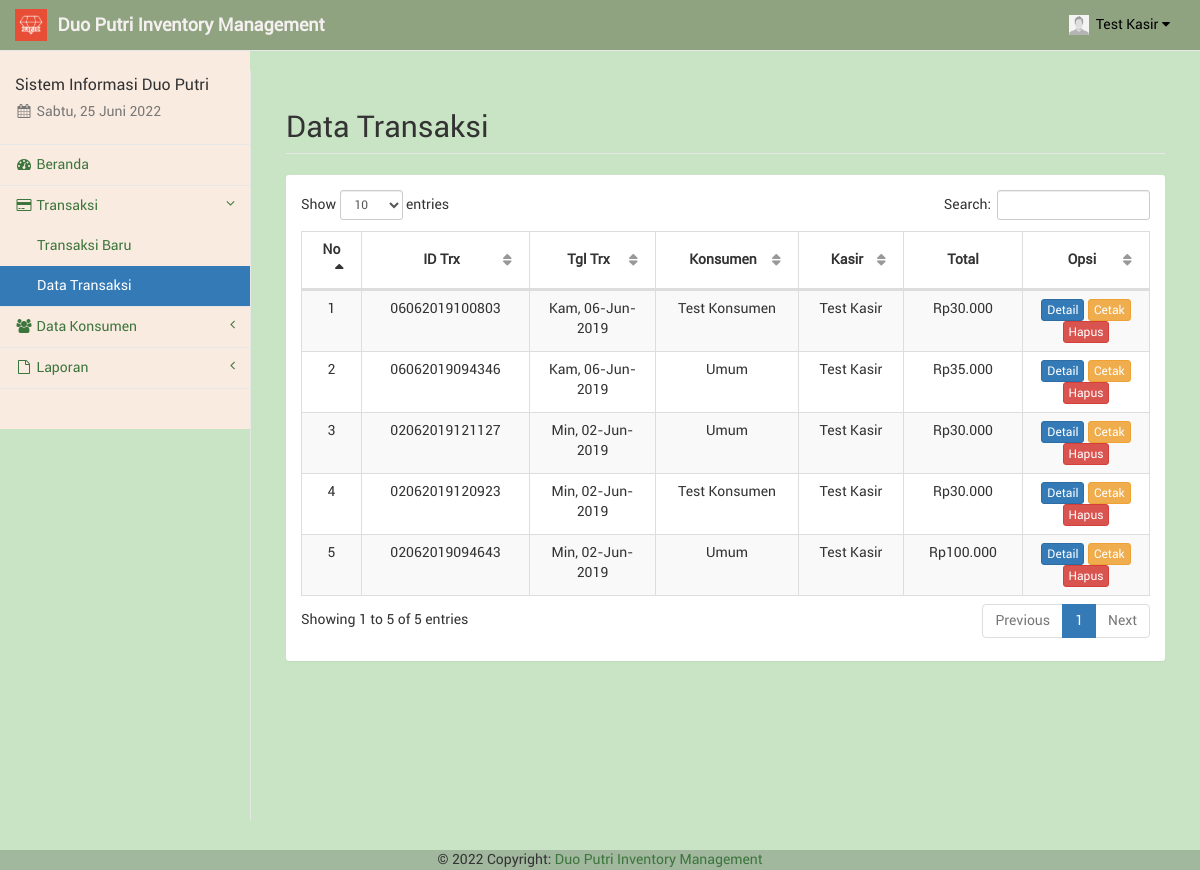
Page /kasir/trx.php (signed in) on the earlier database version.
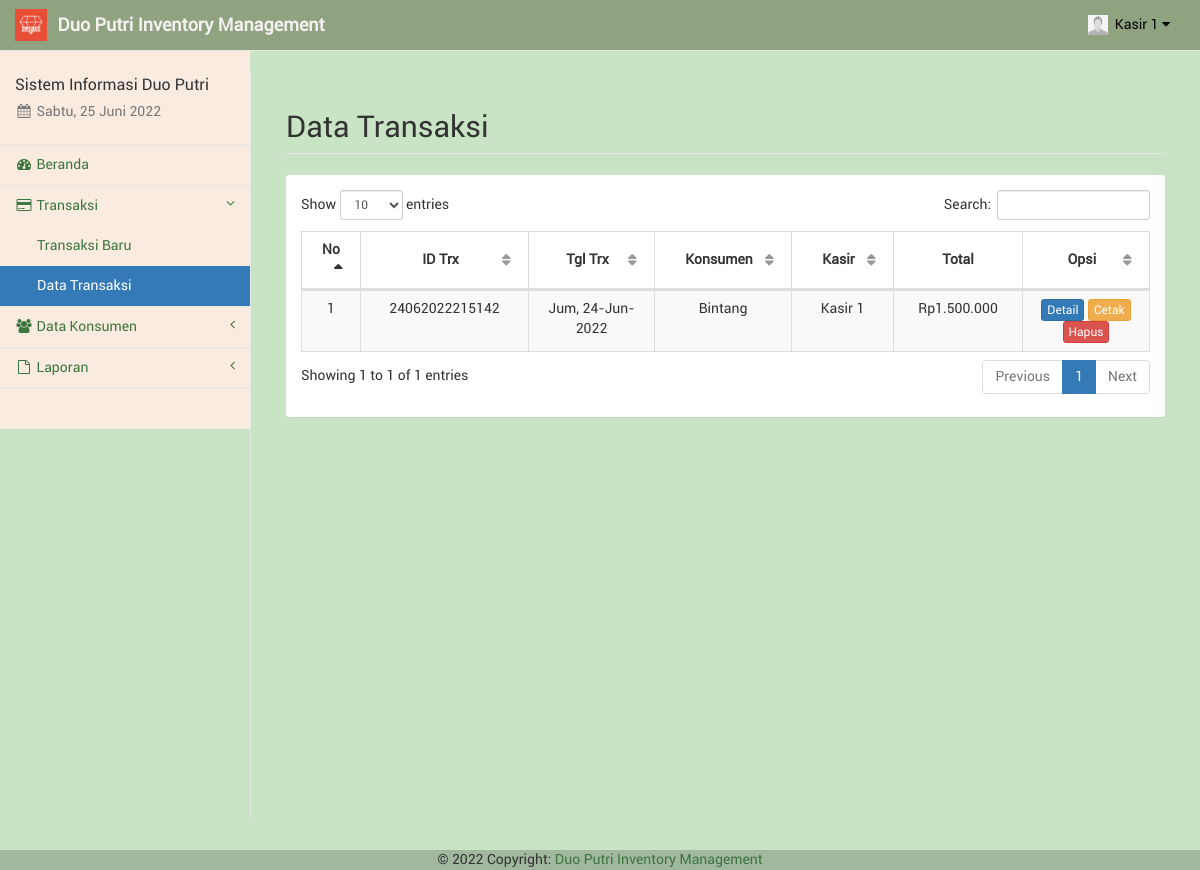
Same page on the later database version.
### tables this page shows
CREATE TABLE `kasir` (
  `id_kasir` int(11) NOT NULL,
  `nama_kasir` varchar(50) NOT NULL,
  `telp_kasir` varchar(20) NOT NULL,
  `user_kasir` varchar(50) NOT NULL,
  `pass_kasir` varchar(100) NOT NULL,
  `foto_kasir` text NOT NULL,
  `id_adm` int(11) NOT NULL
);

CREATE TABLE `trx` (
  `id_trx` varchar(20) NOT NULL,
  `id_kon` int(11) NOT NULL,
  `tgl_trx` date NOT NULL,
  `total` varchar(20) NOT NULL,
  `id_kasir` int(11) NOT NULL
);

CREATE TABLE `konsumen` (
  `id_kon` int(11) NOT NULL,
  `nama_kon` varchar(50) NOT NULL,
  `telp_kon` varchar(20) NOT NULL,
  `alamat_kon` text NOT NULL
);

### kasir/sess_check.php (called while the page is built, shortened)
<?php
	$chk_sess = $_SESSION['kasir'];
	include("dist/config/koneksi.php");
	$sql_sess = "SELECT * FROM kasir WHERE id_kasir='". $chk_sess ."'";
	$ress_sess = mysqli_query($conn, $sql_sess);
	$row_sess = mysqli_fetch_array($ress_sess);
	$sess_kasirname = $row_sess['nama_kasir'];
	$sess_kasirfoto = $row_sess['foto_kasir'];
?>

### kasir/dist/function/format_tanggal.php (called while the page is built, shortened)
<?php
	function format_tanggal($tgl) {
		$blns = array("", "Jan", "Feb", "Mar", "Apr", "Mei", "Jun", "Jul", "Ags", "Sep", "Okt", "Nov", "Des");
		$hrs = array("Min", "Sen", "Sel", "Rab", "Kam", "Jum", "Sab");
		$tgls = getdate(strtotime($tgl));
		$hr = (strlen($tgls['mday']) == 1 ? "0". $tgls['mday'] : $tgls['mday']);
		$tanggal = $hrs[$tgls['wday']] .", ". $hr ."-". $blns[$tgls['mon']] ."-". $tgls['year'];
		return $tanggal;
	}
?>

### kasir/dist/function/format_rupiah.php (called while the page is built, shortened)
<?php
	function format_rupiah($rp) {
		$jumlah = number_format($rp, 0, ",", ".");
		$rupiah = "Rp". $jumlah;
		return $rupiah;
	}
?>

### kasir/trx.php (the view, shortened to what the changed rows need)
<?php
include("sess_check.php");
include("layout_top.php");
include("dist/function/format_tanggal.php");
include("dist/function/format_rupiah.php");
?>
<div id="page-wrapper" style="background-color: #C9E4C5;">
	<div class="container-fluid">
		<div class="row">
			<div class="col-lg-12">
				<h1 class="page-header">Data Transaksi</h1>
			</div>
		</div>
		<div class="row">
			<div class="col-lg-12">
				<div class="panel panel-default">
					<div class="panel-body">
						<table class="table table-striped table-bordered table-hover" id="tabel-data">
							<thead>
								<tr>
									<th width="1%">No</th>
									<th width="10%">ID Trx</th>
									<th width="10%">Tgl Trx</th>
									<th width="8%">Konsumen</th>
									<th width="8%">Kasir</th>
									<th width="8%">Total</th>
									<th width="10%">Opsi</th>
								</tr>
							</thead>
							<tbody>
								<?php
								$i = 1;
								$sql = "SELECT trx.*, konsumen.*, kasir.* FROM trx, konsumen, kasir WHERE
													trx.id_kon=konsumen.id_kon AND trx.id_kasir=kasir.id_kasir ORDER BY trx.id_trx DESC";
								$ress = mysqli_query($conn, $sql);
								while ($data = mysqli_fetch_array($ress)) {
									echo '<tr>';
									echo '<td class="text-center">' . $i . '</td>';
									echo '<td class="text-center">' . $data['id_trx'] . '</td>';
									echo '<td class="text-center">' . format_tanggal($data['tgl_trx']) . '</td>';
									echo '<td class="text-center">' . $data['nama_kon'] . '</td>';
									echo '<td class="text-center">' . $data['nama_kasir'] . '</td>';
									echo '<td class="text-center">' . format_rupiah($data['total']) . '</td>';
									echo '<td class="text-center">
													  <a href="#myModal" data-toggle="modal" data-load-code="' . $data['id_trx'] . '" data-remote-target="#myModal .modal-body" class="btn btn-primary btn-xs">Detail</a>
												'; ?>
									<a href="trx_cetak.php?id=<?php echo $data['id_trx']; ?>" target="_blank" class="btn btn-warning btn-xs">Cetak</a>
									<a href="trx_hapus.php?trx=<?php echo $data['id_trx']; ?>" onclick="return confirm('Apakah anda yakin akan menghapus <?php echo $data['id_trx']; ?>?');" class="btn btn-danger btn-xs">Hapus</a>
								<?php
									echo '</td>';
									echo '</tr>';
									$i++;
								}
								?>
							</tbody>
						</table>
					</div>
				</div>
			</div>
		</div>
	</div>
</div>
<?php
include("layout_bottom.php");
?>

### kasir/layout_top.php (shortened to what the changed rows need)
<!DOCTYPE html>
<html lang="en">
<head>
	<link href="libs/bootstrap/dist/css/bootstrap.min.css" rel="stylesheet">
	<link href="libs/metisMenu/dist/metisMenu.min.css" rel="stylesheet">
	<link href="libs/datatables-plugins/integration/bootstrap/3/dataTables.bootstrap.css" rel="stylesheet">
	<link href="libs/datatables-responsive/css/dataTables.responsive.css" rel="stylesheet">
	<link href="dist/css/sb-admin-2.css" rel="stylesheet">
	<link href="dist/css/offline-font.css" rel="stylesheet">
	<link href="dist/css/custom.css" rel="stylesheet">
	<link href="libs/font-awesome/css/font-awesome.min.css" rel="stylesheet" type="text/css">
</head>
<body style="background-color: #C9E4C5 ;">
	<div id="wrapper" style="background-color: #C9E4C5;">
		<nav class="navbar navbar-default navbar-static-top" style="background-color: #8fa381 ;" role="navigation" style="margin-bottom: 0">
			<ul class="nav navbar-top-links navbar-right">
				<li class="dropdown dropdown-right">
					<a class="dropdown-toggle" style="color: black; " data-toggle="dropdown" href="#">
						<img src="../foto/<?php echo $sess_kasirfoto; ?>" width="20px" height="20px" padding="0px">&nbsp;&nbsp;<?php echo ucfirst($sess_kasirname); ?>&nbsp;<i class="fa fa-caret-down"></i>
					</a>
				</li>
			</ul>
		</nav>

Differences in the rows shown:
removed trx: id_trx "06062019100803", tgl_trx "Kam, 06-Jun-2019", id_kon.nama_kon "Test Konsumen", id_kasir.nama_kasir "Test Kasir", total "Rp30.000"
removed trx: id_trx "06062019094346", tgl_trx "Kam, 06-Jun-2019", id_kon.nama_kon "Umum", id_kasir.nama_kasir "Test Kasir", total "Rp35.000"
removed trx: id_trx "02062019121127", tgl_trx "Min, 02-Jun-2019", id_kon.nama_kon "Umum", id_kasir.nama_kasir "Test Kasir", total "Rp30.000"
removed trx: id_trx "02062019120923", tgl_trx "Min, 02-Jun-2019", id_kon.nama_kon "Test Konsumen", id_kasir.nama_kasir "Test Kasir", total "Rp30.000"
removed trx: id_trx "02062019094643", tgl_trx "Min, 02-Jun-2019", id_kon.nama_kon "Umum", id_kasir.nama_kasir "Test Kasir", total "Rp100.000"
changed kasir: nama_kasir "Test Kasir" → "Kasir 1"
added trx: id_trx "24062022215142", tgl_trx "Jum, 24-Jun-2022", id_kon.nama_kon "Bintang", id_kasir.nama_kasir "Kasir 1", total "Rp1.500.000"
Other differences:
text written by a page script: "Show entries Search: Showing 1 to 5 of 5 entries Previous 1 Next" → "Show entries Search: Showing 1 to 1 of 1 entries Previous 1 Next"
